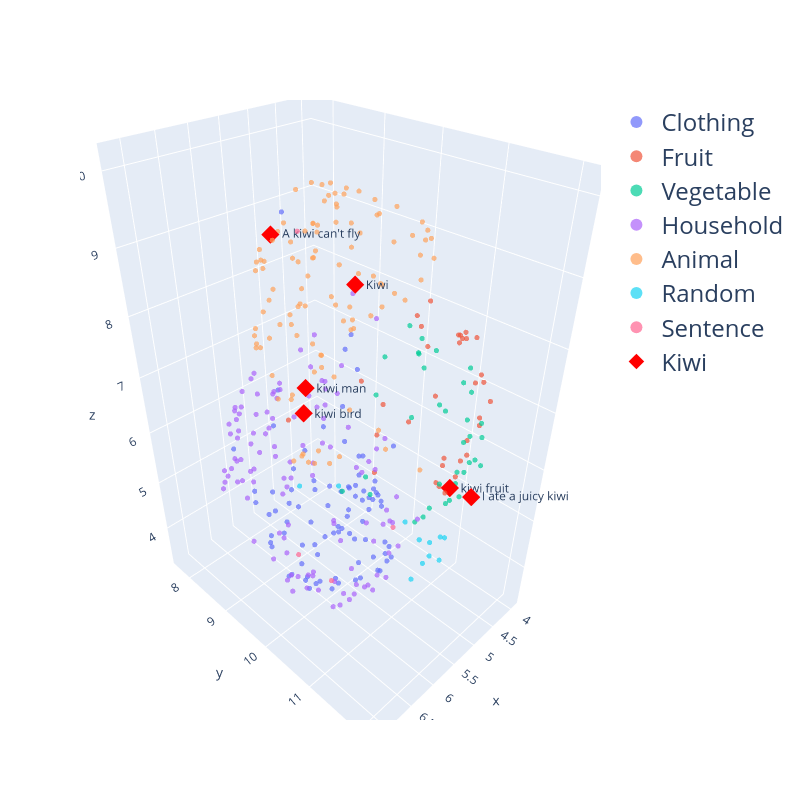

Notebook code cell kept with this figure:
### Markdown cell above
## Highlight kiwi related embeddings

### Code cell
import plotly.express as px
import plotly.graph_objects as go

# Highlight specific points
highlight_kiwi_df = df[df["name"].str.contains("kiwi", case=False)]
highlight_tuxedo_df = df[df["name"].str.contains("tuxedo", case=False)]

fig = px.scatter_3d(
    df,
    x="x", y="y", z="z",
    color="category" if "category" in df.columns else None,
    opacity=0.7,
    hover_name="name",
    title="UMAP 3D Embedding Visualization"
)
fig.update_traces(marker=dict(size=3)) 
fig.update_layout(
    height=800,
    width=800,
    title=dict(
        text=None
    ),
    legend_title_text="",
    legend=dict(
        font=dict(size=24),
        itemsizing='constant',  
        itemwidth=40            
    )
)


fig.add_trace(go.Scatter3d(
    x=highlight_kiwi_df["x"],
    y=highlight_kiwi_df["y"],
    z=highlight_kiwi_df["z"],
    mode="markers+text",
    marker=dict(size=6, color="red", symbol="diamond"),
    text=highlight_kiwi_df["name"],
    textposition="middle right",  
    name="Kiwi"
))

fig.show()

### Figure 1 — Plotly figure (JSON) as saved in the notebook; plotly's stock layout.template omitted (floating-point values rounded to 4 significant figures)
{"data": [{"hovertemplate": "<b>%{hovertext}</b><br><br>category=Clothing<br>x=%{x}<br>y=%{y}<br>z=%{z}<extra></extra>", "hovertext": ["T-Shirt", "Dress Shirt", "Blouse", "Tank Top", "Sweater", "Cardigan", "Hoodie", "Jacket", "Blazer", "Coat", "Trench Coat", "Raincoat", "Denim Jacket", "Leather Jacket", "Puffer Jacket", "Jeans", "Trousers", "Chinos", "Leggings", "Shorts", "Capri Pants", "Cargo Pants", "Sweatpants", "Skirt", "Mini Skirt", "Maxi Skirt", "Pencil Skirt", "Dress", "Evening Gown", "Sundress", "Suit", "Tuxedo", "Overalls", "Jumpsuit", "Tracksuit", "Bikini", "One-Piece Swimsuit", "Board Shorts", "Swim Trunks", "Bra", "Panties", "Boxers", "Briefs", "Sports Bra", "Lingerie", "Thermal Underwear", "Undershirt", "Socks", "Stockings", "Tights", "Compression Socks", "Hat", "Cap", "Beanie", "Fedora", "Sun Hat", "Bucket Hat", "Scarf", "Gloves", "Mittens", "Belt", "Suspenders", "Shoes", "Sneakers", "Boots", "Sandals", "Loafers", "Heels", "Slippers", "Flip Flops", "Clogs", "Dress Shoes", "Pajamas", "Nightgown", "Robe", "Bathrobe", "Sleep Shorts", "Sleep Shirt", "Workwear", "Uniform", "Apron", "Lab Coat", "Scrubs", "Chef Coat", "Coveralls", "Hi-Vis Vest"], "legendgroup": "Clothing", "marker": {"color": "#636efa", "opacity": 0.7, "size": 3, "symbol": "circle"}, "mode": "markers", "name": "Clothing", "scene": "scene", "showlegend": true, "type": "scatter3d", "x": [5.974, 5.715, 5.626, 6.077, 6.118, 6.455, 6.184, 6.204, 6.338, 6.169, 6.184, 6.473, 5.842, 6.127, 6.133, 4.811, 4.872, 7.082, 4.838, 4.579, 5.164, 5.335, 4.908, 5.548, 5.631, 5.727, 5.462, 5.636, 5.437, 5.11, 5.682, 6.668, 5.071, 5.549, 5.274, 4.83, 6.246, 5.537, 6.633, 4.688, 4.962, 4.362, 4.359, 5.567, 5.165, 5.233, 6.522, 4.264, 4.552, 4.487, 5.269, 4.704, 4.549, 6.585, 6.166, 4.774, 4.941, 6.119, 4.382, 4.265, 5.608, 5.017, 3.986, 4.059, 4.217, 3.936, 4.6, 4.207, 4.214, 3.922, 5.046, 4.412, 4.887, 7.211, 5.33, 6.836, 5.337, 5.202, 4.961, 5.382, 5.215, 6.422, 6.847, 6.405, 5.016, 5.935], "y": [8.968, 9.121, 8.959, 9.504, 8.441, 9.22, 8.885, 8.908, 9.32, 8.832, 9.757, 9.711, 10.06, 9.896, 9.995, 9.493, 9.235, 10.81, 9.396, 9.89, 10.65, 10.41, 9.843, 9.252, 10.41, 10.4, 10.63, 8.65, 10.18, 8.792, 8.403, 10.1, 9.918, 9.32, 9.221, 9.38, 10.39, 10.74, 10.22, 9.381, 8.977, 9.611, 9.49, 9.739, 8.874, 10.65, 10.65, 9.061, 8.899, 9.52, 10.59, 8.622, 8.926, 8.641, 10.67, 9.2, 9.683, 8.441, 9.251, 9.821, 8.267, 9.876, 9.238, 9.131, 8.934, 9.151, 9.102, 8.924, 9.107, 9.308, 9.472, 8.953, 9.157, 10.74, 8.447, 11.3, 10.7, 10.55, 9.244, 8.427, 8.093, 9.579, 10.62, 10.04, 10.08, 10.22], "z": [3.952, 3.595, 4.317, 3.699, 4.392, 4.865, 3.982, 3.754, 6.566, 3.772, 3.668, 3.912, 3.597, 3.571, 3.709, 3.365, 3.486, 7.369, 3.451, 4.254, 4.028, 3.98, 3.665, 3.578, 3.721, 3.735, 3.937, 3.767, 3.758, 4.476, 3.892, 9.995, 4.255, 3.388, 3.555, 7.468, 3.942, 4.069, 4.304, 6.802, 3.923, 4.193, 4.011, 4.208, 4.358, 4.314, 6.366, 4.257, 3.947, 3.876, 4.396, 5.328, 5.821, 5.905, 6.126, 5.366, 5.426, 4.646, 4.867, 5.333, 4.203, 4.858, 3.779, 3.635, 3.907, 3.97, 3.509, 3.631, 3.655, 3.572, 7.348, 3.449, 3.49, 7.125, 4.194, 6.951, 4.108, 4.059, 3.47, 3.895, 6.065, 3.727, 5.916, 3.798, 5.033, 3.687]}, {"hovertemplate": "<b>%{hovertext}</b><br><br>category=Fruit<br>x=%{x}<br>y=%{y}<br>z=%{z}<extra></extra>", "hovertext": ["Apple", "Banana", "Orange", "Strawberry", "Grape", "Watermelon", "Pineapple", "Mango", "Blueberry", "Peach", "Cherry", "Pear", "Kiwi", "Lemon", "Lime", "Coconut", "Avocado", "Pomegranate", "Papaya", "Raspberry", "Blackberry", "Plum", "Fig", "Guava", "Cantaloupe", "Apricot", "Nectarine", "Tangerine", "Cranberry", "Passion Fruit", "Jackfruit", "Lychee", "Date", "Persimmon"], "legendgroup": "Fruit", "marker": {"color": "#EF553B", "opacity": 0.7, "size": 3, "symbol": "circle"}, "mode": "markers", "name": "Fruit", "scene": "scene", "showlegend": true, "type": "scatter3d", "x": [5.013, 5.353, 4.795, 4.948, 4.831, 5.453, 5.015, 5.235, 5.273, 4.896, 4.656, 4.903, 6.4, 4.701, 4.763, 5.52, 5.468, 5.697, 5.479, 5.176, 5.02, 4.552, 4.994, 5.834, 6.482, 5.732, 5.793, 6.096, 5.335, 5.55, 5.913, 6.324, 5.075, 5.442], "y": [11.66, 11.63, 10.76, 11.68, 11.67, 11.92, 11.97, 11.61, 12.02, 11.33, 11.17, 11.44, 10.95, 11.28, 10.61, 11.13, 11.88, 11.81, 11.07, 11.95, 11.84, 10.58, 9.755, 11.73, 11.39, 11.86, 11.9, 11.15, 11.91, 11.81, 11.91, 11.27, 8.156, 12.0], "z": [8.412, 8.573, 8.498, 7.739, 7.806, 6.911, 7.631, 8.468, 7.421, 8.159, 8.107, 8.264, 9.34, 8.211, 8.058, 8.701, 6.636, 6.566, 7.097, 7.451, 7.858, 7.649, 6.903, 7.989, 7.02, 7.082, 7.019, 7.719, 7.163, 6.361, 6.823, 7.44, 5.419, 7.041]}, {"hovertemplate": "<b>%{hovertext}</b><br><br>category=Vegetable<br>x=%{x}<br>y=%{y}<br>z=%{z}<extra></extra>", "hovertext": ["Carrot", "Broccoli", "Spinach", "Potato", "Tomato", "Onion", "Garlic", "Cucumber", "Bell Pepper", "Lettuce", "Cabbage", "Zucchini", "Celery", "Cauliflower", "Eggplant", "Green Beans", "Kale", "Beetroot", "Radish", "Turnip", "Pumpkin", "Sweet Potato", "Artichoke", "Asparagus", "Leek", "Brussels Sprouts", "Peas", "Chili Pepper", "Corn", "Okra", "Rutabaga", "Parsnip", "Swiss Chard", "Mustard Greens", "Fennel"], "legendgroup": "Vegetable", "marker": {"color": "#00cc96", "opacity": 0.7, "size": 3, "symbol": "circle"}, "mode": "markers", "name": "Vegetable", "scene": "scene", "showlegend": true, "type": "scatter3d", "x": [4.54, 4.725, 5.264, 4.587, 4.672, 4.532, 4.699, 5.078, 5.708, 4.895, 4.489, 4.851, 5.493, 5.234, 5.096, 5.274, 5.692, 5.817, 5.177, 6.62, 4.701, 5.406, 5.478, 4.985, 5.845, 5.537, 4.589, 5.813, 4.438, 6.121, 6.93, 6.51, 5.962, 5.215, 6.368], "y": [10.46, 11.48, 11.93, 10.46, 11.46, 10.41, 10.98, 11.69, 11.7, 11.66, 11.19, 11.82, 11.65, 11.75, 11.91, 11.77, 11.42, 11.89, 11.98, 11.38, 10.36, 11.79, 12.01, 11.94, 10.93, 11.82, 10.76, 11.69, 11.24, 11.62, 11.29, 11.36, 11.67, 11.81, 11.28], "z": [7.724, 6.946, 6.782, 7.497, 7.363, 7.471, 6.937, 6.875, 6.126, 6.858, 7.308, 6.901, 7.566, 6.492, 6.714, 6.332, 8.18, 6.733, 7.388, 7.025, 7.949, 6.131, 6.791, 6.57, 8.189, 6.181, 7.676, 6.032, 7.542, 7.776, 6.932, 6.663, 6.031, 6.089, 8.048]}, {"hovertemplate": "<b>%{hovertext}</b><br><br>category=Household<br>x=%{x}<br>y=%{y}<br>z=%{z}<extra></extra>", "hovertext": ["Chair", "Table", "Sofa", "Bed", "Desk", "Bookshelf", "Lamp", "Fan", "Ceiling Light", "Floor Lamp", "Clock", "Mirror", "Curtains", "Blinds", "Carpet", "Rug", "Door Mat", "Doormat", "Cushion", "Pillow", "Blanket", "Comforter", "Duvet", "Mattress", "Wardrobe", "Drawer", "Cabinet", "Cupboard", "Shelf", "Television", "Remote Control", "Router", "Speaker", "Headphones", "Laptop", "Phone Charger", "Power Strip", "Vacuum Cleaner", "Broom", "Dustpan", "Mop", "Bucket", "Cleaning Spray", "Detergent", "Laundry Basket", "Iron", "Ironing Board", "Dish Rack", "Trash Can", "Recycling Bin", "Toilet Brush", "Plunger", "Toilet Paper", "Paper Towels", "Soap Dispenser", "Towel", "Hand Towel", "Bath Towel", "Shower Curtain", "Shampoo", "Conditioner", "Body Wash", "Toothbrush", "Toothpaste", "Razor", "Hair Dryer", "Comb", "Scissors", "Measuring Tape", "Sewing Kit", "Toolbox", "Hammer", "Screwdriver", "Wrench", "Nails", "Tape", "Glue", "Flashlight", "Battery", "Extension Cord", "Notepad", "Pen", "Pencil", "Eraser", "Stapler", "Calculator", "Mug", "Plate", "Bowl", "Fork", "Spoon", "Knife", "Water Bottle", "Pitcher", "Frying Pan", "Saucepan", "Pot", "Lid", "Colander", "Cutting Board", "Can Opener", "Peeler", "Grater", "Toaster", "Microwave", "Kettle", "Coffee Maker", "Blender", "Oven Mitts", "Measuring Cups", "Timer", "Ziploc Bags", "Plastic Wrap", "Aluminum Foil", "Dish Soap", "Sponge"], "legendgroup": "Household", "marker": {"color": "#ab63fa", "opacity": 0.7, "size": 3, "symbol": "circle"}, "mode": "markers", "name": "Household", "scene": "scene", "showlegend": true, "type": "scatter3d", "x": [5.599, 5.352, 6.093, 6.386, 5.897, 5.944, 6.254, 6.577, 5.308, 5.239, 4.979, 4.699, 5.026, 4.249, 5.812, 6.109, 5.498, 5.848, 6.221, 6.509, 6.328, 6.578, 6.527, 6.301, 5.362, 6.069, 5.841, 5.921, 5.859, 5.999, 5.819, 6.631, 5.181, 4.183, 6.671, 6.016, 5.396, 7.045, 5.531, 5.66, 5.283, 5.268, 7.068, 7.094, 6.624, 4.909, 6.175, 6.507, 6.429, 6.586, 6.983, 6.471, 6.59, 7.057, 6.868, 6.987, 7.154, 7.003, 6.788, 7.05, 6.675, 7.024, 6.934, 6.68, 5.335, 6.925, 5.032, 5.321, 5.825, 5.743, 6.165, 5.481, 6.509, 6.327, 4.125, 4.802, 4.921, 5.448, 6.028, 5.522, 6.727, 5.714, 6.213, 6.524, 6.538, 6.515, 6.047, 5.12, 5.52, 5.467, 5.715, 5.51, 7.062, 5.645, 6.619, 5.249, 5.782, 4.765, 6.11, 6.075, 5.636, 6.506, 5.886, 6.409, 5.808, 6.268, 6.571, 6.397, 5.297, 6.257, 4.769, 5.71, 6.123, 5.654, 6.833, 4.909], "y": [7.843, 7.942, 7.983, 8.029, 7.791, 7.666, 8.473, 8.633, 10.57, 10.75, 8.194, 8.628, 8.671, 8.976, 8.061, 8.111, 10.78, 10.6, 7.996, 8.19, 8.514, 8.403, 8.151, 8.246, 8.238, 7.838, 7.828, 7.844, 7.788, 9.247, 10.84, 9.079, 7.864, 9.367, 8.919, 10.21, 10.96, 10.75, 9.15, 10.55, 9.634, 8.962, 10.56, 10.25, 10.8, 9.483, 10.8, 11.02, 10.76, 10.98, 10.77, 9.481, 11.13, 10.31, 10.66, 9.497, 10.15, 10.34, 10.67, 10.29, 9.193, 10.29, 10.25, 10.88, 9.133, 10.58, 8.955, 8.962, 11.11, 10.68, 8.997, 8.989, 9.536, 9.11, 9.331, 8.786, 8.904, 9.558, 8.963, 10.89, 9.962, 8.666, 8.773, 9.869, 9.213, 9.76, 8.022, 8.031, 7.794, 8.298, 8.187, 8.506, 10.42, 8.052, 10.94, 10.48, 7.881, 8.739, 10.58, 10.91, 11.02, 10.13, 10.15, 8.843, 9.767, 8.314, 11.21, 10.2, 11.21, 11.24, 8.542, 10.84, 10.96, 10.99, 11.05, 9.941], "z": [5.253, 5.615, 5.007, 5.003, 5.281, 5.327, 6.429, 5.709, 4.794, 5.428, 5.456, 5.502, 4.469, 4.372, 4.717, 4.669, 5.355, 6.172, 4.929, 4.926, 4.674, 5.224, 4.774, 4.842, 3.98, 5.683, 5.769, 5.702, 5.41, 5.346, 4.983, 5.755, 5.359, 4.519, 5.91, 5.044, 4.669, 5.149, 6.77, 6.229, 7.245, 6.923, 4.992, 5.628, 4.188, 8.196, 4.095, 4.428, 5.376, 4.589, 5.104, 6.354, 5.22, 4.715, 5.005, 4.859, 5.101, 4.795, 4.572, 5.533, 5.647, 5.23, 5.674, 6.01, 7.569, 4.659, 6.564, 6.42, 4.429, 3.855, 6.263, 7.318, 6.229, 6.305, 4.924, 6.219, 6.475, 5.821, 6.793, 4.557, 6.212, 6.422, 6.425, 6.327, 6.134, 5.8, 6.095, 6.127, 6.291, 6.253, 6.271, 6.409, 4.572, 6.567, 4.337, 6.376, 6.206, 5.865, 7.083, 4.263, 5.36, 6.75, 7.301, 6.017, 6.211, 6.287, 4.946, 6.427, 5.321, 4.604, 5.726, 4.177, 5.641, 5.379, 5.091, 7.975]}, {"hovertemplate": "<b>%{hovertext}</b><br><br>category=Animal<br>x=%{x}<br>y=%{y}<br>z=%{z}<extra></extra>", "hovertext": ["Dog", "Cat", "Cow", "Horse", "Pig", "Sheep", "Goat", "Chicken", "Duck", "Goose", "Turkey", "Rabbit", "Hamster", "Guinea Pig", "Ferret", "Parrot", "Canary", "Goldfish", "Turtle", "Frog", "Snake", "Lizard", "Gecko", "Chameleon", "Iguana", "Salamander", "Alligator", "Crocodile", "Lion", "Tiger", "Elephant", "Giraffe", "Zebra", "Hippopotamus", "Rhinoceros", "Kangaroo", "Koala", "Panda", "Leopard", "Cheetah", "Wolf", "Fox", "Bear", "Otter", "Raccoon", "Squirrel", "Skunk", "Badger", "Bat", "Owl", "Eagle", "Hawk", "Falcon", "Penguin", "Seal", "Walrus", "Dolphin", "Whale", "Shark", "Octopus", "Squid", "Jellyfish", "Crab", "Lobster", "Starfish", "Sea Urchin", "Coral", "Butterfly", "Bee", "Wasp", "Ant", "Spider", "Ladybug", "Beetle", "Moth", "Dragonfly", "Grasshopper", "Snail", "Slug", "Earthworm", "Mosquito", "Fly", "Caterpillar", "Centipede", "Millipede", "Camel", "Donkey", "Mule", "Ox", "Reindeer", "Moose", "Caribou", "Hedgehog", "Porcupine", "Armadillo", "Meerkat", "Wombat", "Tapir", "Capybara", "Chimpanzee", "Gorilla", "Orangutan", "Baboon", "Lemur", "Mandrill"], "legendgroup": "Animal", "marker": {"color": "#FFA15A", "opacity": 0.7, "size": 3, "symbol": "circle"}, "mode": "markers", "name": "Animal", "scene": "scene", "showlegend": true, "type": "scatter3d", "x": [5.283, 5.885, 5.366, 5.486, 5.114, 5.538, 5.564, 4.687, 4.918, 5.283, 4.872, 5.045, 6.006, 6.579, 6.244, 5.248, 4.938, 6.343, 6.531, 5.938, 6.574, 6.667, 6.779, 6.896, 6.957, 7.053, 6.78, 6.777, 5.86, 5.701, 5.782, 6.437, 5.871, 6.942, 7.062, 6.649, 6.789, 6.039, 6.154, 6.502, 5.37, 5.526, 5.525, 5.326, 6.716, 6.042, 6.732, 6.277, 5.617, 5.212, 4.862, 4.828, 4.892, 5.723, 4.727, 5.853, 5.875, 5.226, 5.178, 5.804, 5.624, 6.162, 5.275, 5.788, 6.508, 7.116, 4.949, 6.712, 5.881, 6.171, 5.724, 6.436, 6.982, 6.399, 6.651, 6.75, 6.864, 5.758, 5.63, 6.822, 6.778, 6.483, 6.911, 7.105, 7.036, 5.878, 6.043, 4.795, 4.762, 6.101, 5.898, 6.636, 6.139, 7.172, 6.904, 6.734, 6.56, 6.497, 6.427, 6.999, 6.813, 6.8, 6.171, 6.767, 6.851], "y": [9.547, 10.39, 9.623, 9.405, 9.647, 9.378, 9.439, 10.52, 10.2, 10.8, 10.82, 9.733, 10.86, 10.77, 10.51, 10.94, 10.66, 10.34, 9.438, 9.416, 9.462, 9.722, 9.836, 10.09, 10.24, 10.0, 9.897, 10.06, 10.25, 10.12, 9.808, 10.34, 10.49, 11.09, 10.85, 10.45, 10.63, 10.28, 10.23, 10.48, 10.27, 10.45, 9.686, 10.31, 10.64, 9.513, 10.65, 9.559, 8.948, 10.48, 10.59, 10.66, 10.77, 10.94, 8.913, 10.83, 10.12, 9.532, 9.84, 10.37, 10.14, 10.15, 9.781, 10.17, 10.39, 10.8, 10.46, 9.629, 9.423, 9.381, 9.39, 9.385, 10.94, 9.43, 9.449, 10.24, 10.11, 9.366, 9.089, 10.3, 9.642, 9.245, 10.08, 10.63, 10.73, 9.73, 9.396, 9.932, 9.894, 9.704, 10.04, 11.69, 10.95, 11.08, 10.8, 10.75, 11.04, 11.45, 10.94, 10.57, 9.866, 10.5, 11.84, 10.46, 11.16], "z": [9.547, 9.734, 9.626, 9.326, 8.991, 9.359, 9.014, 9.221, 9.169, 9.532, 9.126, 9.19, 9.278, 9.195, 9.874, 9.003, 9.136, 7.998, 9.164, 9.022, 9.074, 9.216, 9.391, 9.021, 9.232, 8.685, 9.397, 9.692, 10.03, 10.03, 10.01, 9.868, 10.12, 7.252, 7.202, 9.872, 9.462, 10.09, 10.02, 9.826, 9.846, 9.749, 9.941, 9.674, 9.654, 9.297, 9.656, 9.509, 7.929, 9.776, 9.523, 9.427, 9.374, 8.993, 6.475, 9.125, 8.602, 8.743, 8.701, 8.338, 8.161, 8.013, 8.23, 8.364, 8.025, 7.295, 8.458, 8.135, 8.326, 8.155, 8.267, 8.442, 7.383, 8.063, 8.208, 7.733, 7.665, 8.522, 7.658, 7.731, 8.221, 7.877, 8.015, 7.119, 7.247, 10.04, 9.506, 8.11, 8.414, 10.0, 9.969, 7.628, 8.866, 7.38, 8.751, 8.513, 7.813, 7.697, 8.919, 8.938, 9.539, 9.092, 7.14, 9.564, 7.345]}, {"hovertemplate": "<b>%{hovertext}</b><br><br>category=Random<br>x=%{x}<br>y=%{y}<br>z=%{z}<extra></extra>", "hovertext": ["Quantum entanglement", "Existentialism", "Blockchain consensus algorithm", "def __init__(self):", "Python lambda function", "API endpoint documentation", "ß∂ƒ©˙∆˚¬…æ", "🚀✨🐍", "flarnblax", "glorbulation", "zzztorp hive-core"], "legendgroup": "Random", "marker": {"color": "#19d3f3", "opacity": 0.7, "size": 3, "symbol": "circle"}, "mode": "markers", "name": "Random", "scene": "scene", "showlegend": true, "type": "scatter3d", "x": [5.311, 5.964, 5.485, 5.927, 5.608, 5.521, 5.934, 5.815, 6.956, 7.19, 6.141], "y": [11.64, 11.77, 11.84, 11.65, 11.87, 11.64, 11.83, 11.83, 11.26, 10.82, 11.65], "z": [5.28, 5.776, 5.523, 4.897, 5.202, 5.045, 5.354, 5.663, 7.011, 6.882, 6.14]}, {"hovertemplate": "<b>%{hovertext}</b><br><br>category=Sentence<br>x=%{x}<br>y=%{y}<br>z=%{z}<extra></extra>", "hovertext": ["kiwi bird", "kiwi fruit", "kiwi man", "tuxedo suit", "tuxedo cat", "tuxedo penguin", "I ate a juicy kiwi", "A kiwi can't fly", "I wore a tuxedo"], "legendgroup": "Sentence", "marker": {"color": "#FF6692", "opacity": 0.7, "size": 3, "symbol": "circle"}, "mode": "markers", "name": "Sentence", "scene": "scene", "showlegend": true, "type": "scatter3d", "x": [6.868, 5.451, 6.955, 5.928, 6.76, 6.357, 5.424, 6.459, 5.922], "y": [10.57, 11.81, 10.72, 10.05, 10.45, 11.63, 12.13, 9.639, 9.255], "z": [7.683, 6.389, 8.156, 3.609, 9.903, 6.178, 6.416, 9.548, 3.615]}, {"marker": {"color": "red", "size": 6, "symbol": "diamond"}, "mode": "markers+text", "name": "Kiwi", "text": ["Kiwi", "kiwi bird", "kiwi fruit", "kiwi man", "I ate a juicy kiwi", "A kiwi can't fly"], "textposition": "middle right", "type": "scatter3d", "x": [6.4, 6.868, 5.451, 6.955, 5.424, 6.459], "y": [10.95, 10.57, 11.81, 10.72, 12.13, 9.639], "z": [9.34, 7.683, 6.389, 8.156, 6.416, 9.548]}], "layout": {"height": 800, "legend": {"font": {"size": 24}, "itemsizing": "constant", "itemwidth": 40, "title": {"text": ""}, "tracegroupgap": 0}, "scene": {"domain": {"x": [0, 1], "y": [0, 1]}, "xaxis": {"title": {"text": "x"}}, "yaxis": {"title": {"text": "y"}}, "zaxis": {"title": {"text": "z"}}}, "title": {}, "width": 800}}
